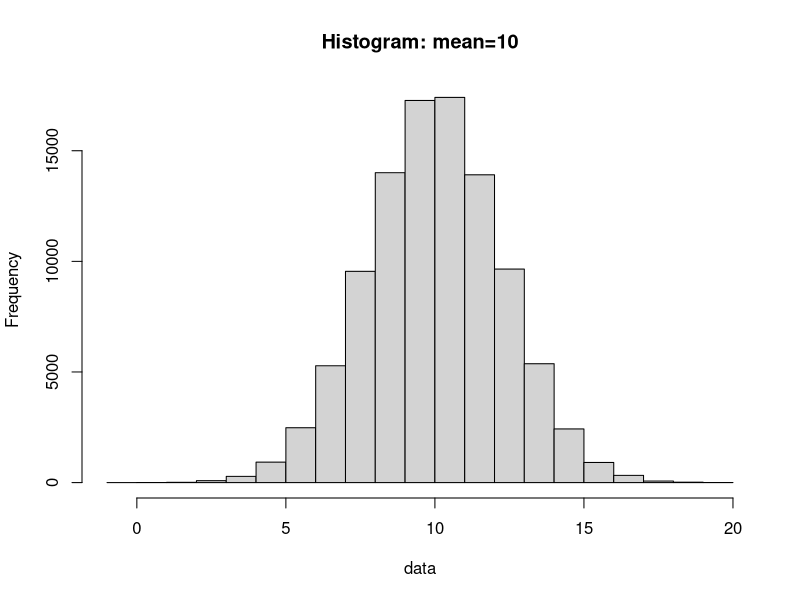
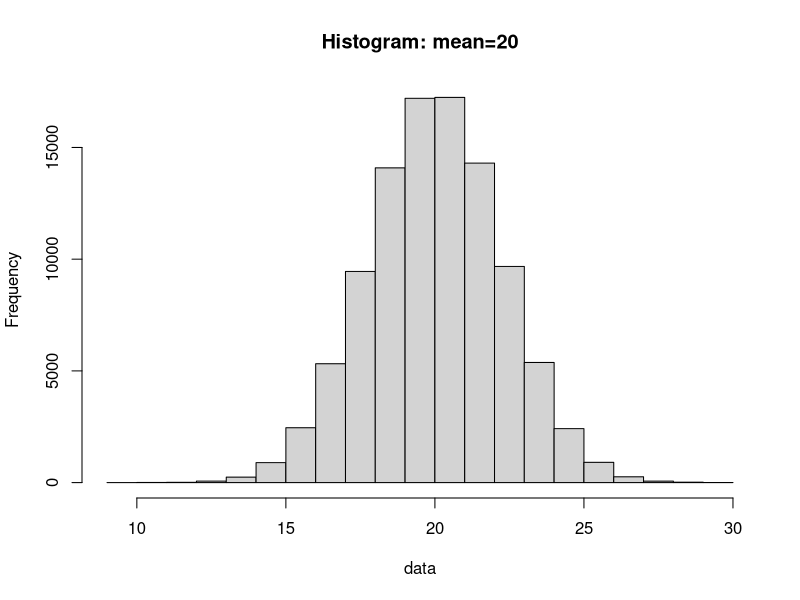
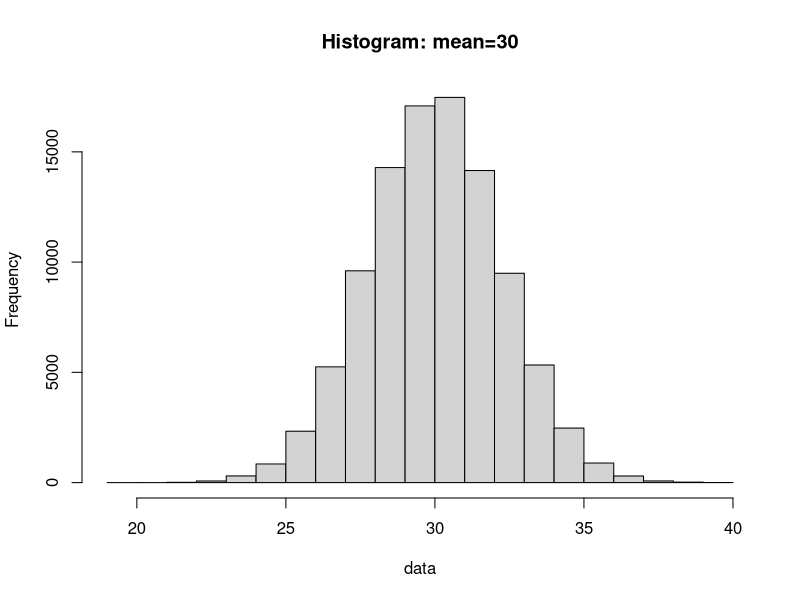
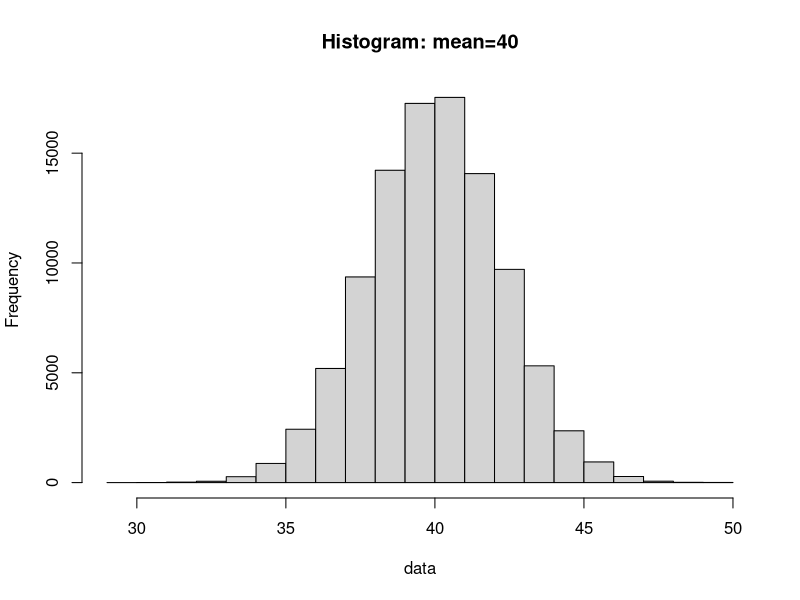
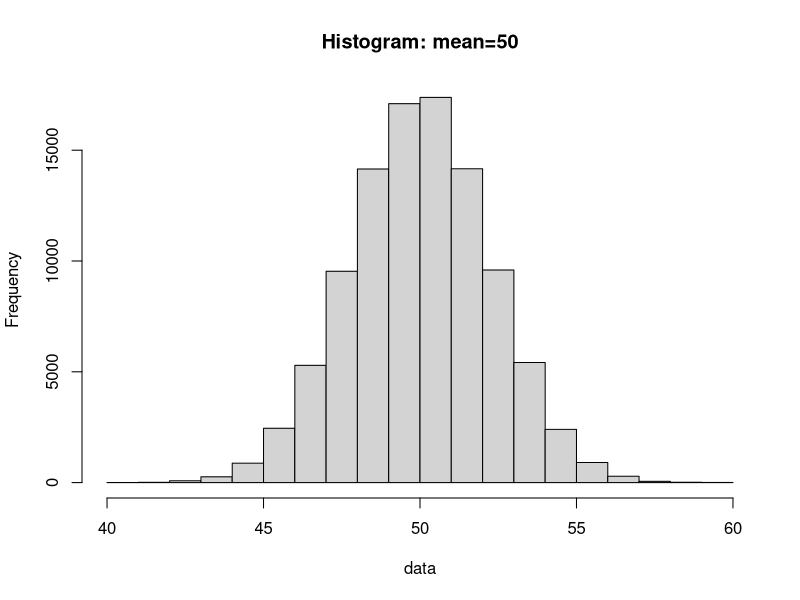
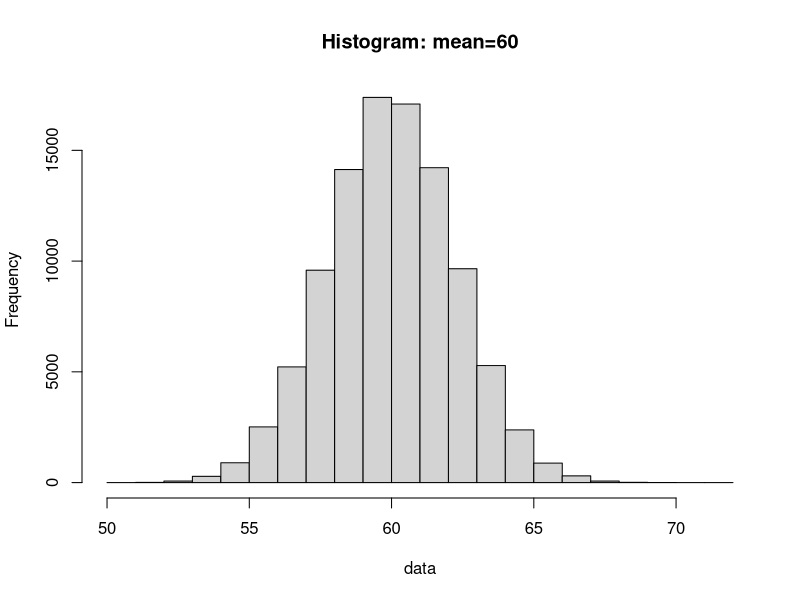
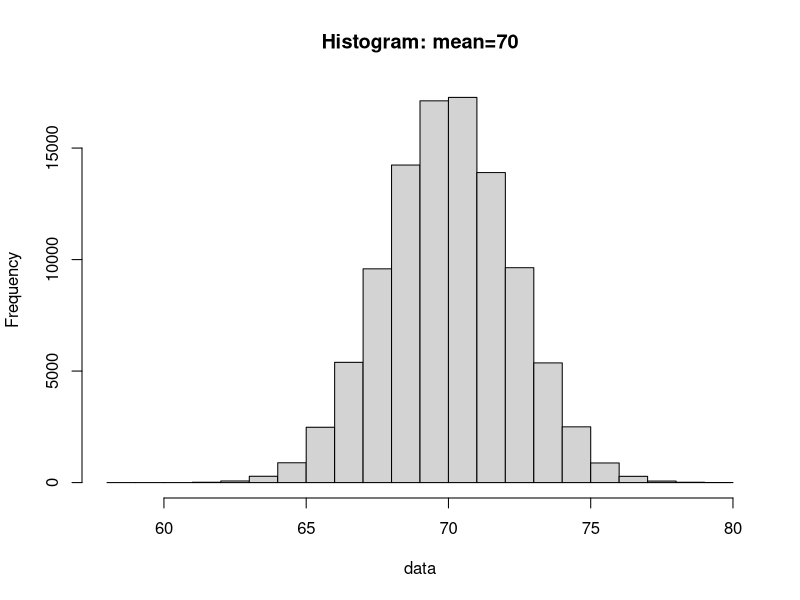
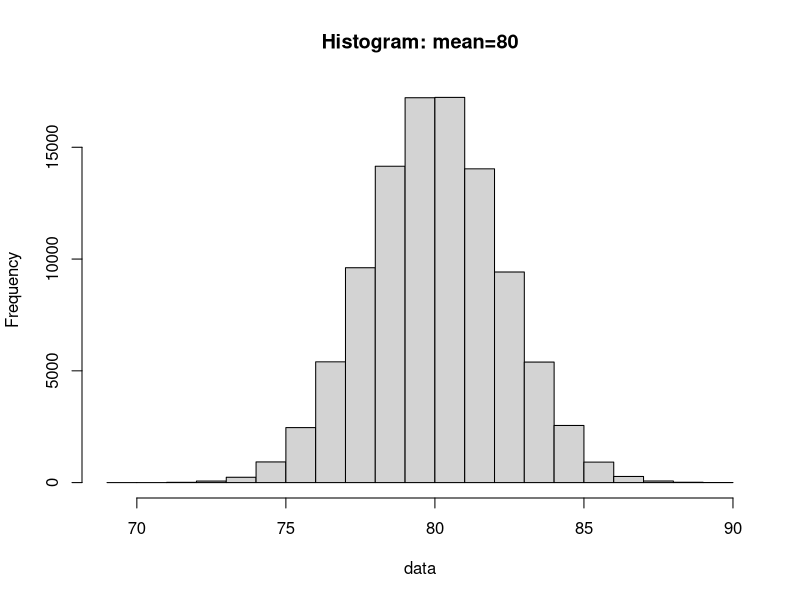

Here is the R script that generated these plots, in order:
# Exercise 2
# This code generates 20 sets of samples of size n=100k. 
# Each sample is drawn from a N(mu_i,5) for i={1,2,...,20} where mu_{1:20} = {10, 20, 30 ,...180,190,200}. 
# Note that it takes 5 seconds to generate a sample.
# The code generates a histogram for each set and saves it as a pdf. 
# We use 1 processors

setwd("/storage/work/svr5482/ROAR_workshop/exercise2")

setNum<-9
# Create a wrapper for the function
histCreate<- function(filetitle){
  Sys.sleep(5) # Forces a 5 second wait 
  data<-rnorm(100000,mean=10*filetitle,sd=sqrt(5)) # Draw 100k samples from N(mu,5)
  pdf(paste("Histogram",filetitle,".pdf",sep="")) # Create Histogram PDF
  hist(data, main =paste("Histogram: mean=",10*filetitle,sep=""))
  dev.off()
  return(data)
  
}

# run this using a for loop
findata<-matrix(NA,nrow=100000,ncol=setNum)
for(i in 1:setNum){
  print(paste("Generating Sample #",i))
  findata[,i]<-histCreate(i)
}
save(findata,file="findata.RData")
